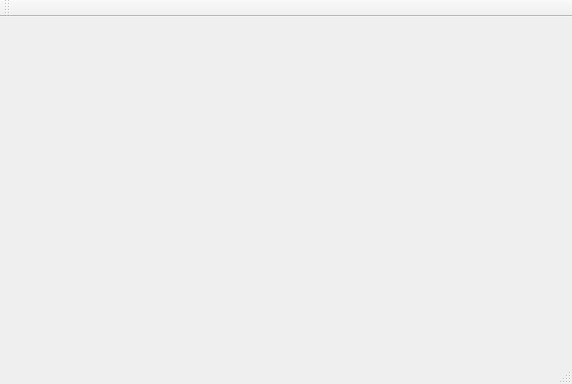
<?xml version="1.0" encoding="UTF-8"?>
<ui version="4.0">
 <class>SecoundWindow</class>
 <widget class="QMainWindow" name="SecoundWindow">
  <property name="geometry">
   <rect>
    <x>0</x>
    <y>0</y>
    <width>572</width>
    <height>384</height>
   </rect>
  </property>
  <property name="windowTitle">
   <string>SecoundWindow</string>
  </property>
  <widget class="QWidget" name="centralWidget"/>
  <widget class="QMenuBar" name="menuBar">
   <property name="geometry">
    <rect>
     <x>0</x>
     <y>0</y>
     <width>572</width>
     <height>21</height>
    </rect>
   </property>
  </widget>
  <widget class="QToolBar" name="mainToolBar">
   <attribute name="toolBarArea">
    <enum>TopToolBarArea</enum>
   </attribute>
   <attribute name="toolBarBreak">
    <bool>false</bool>
   </attribute>
  </widget>
  <widget class="QStatusBar" name="statusBar"/>
 </widget>
 <layoutdefault spacing="6" margin="11"/>
 <resources/>
 <connections/>
</ui>
